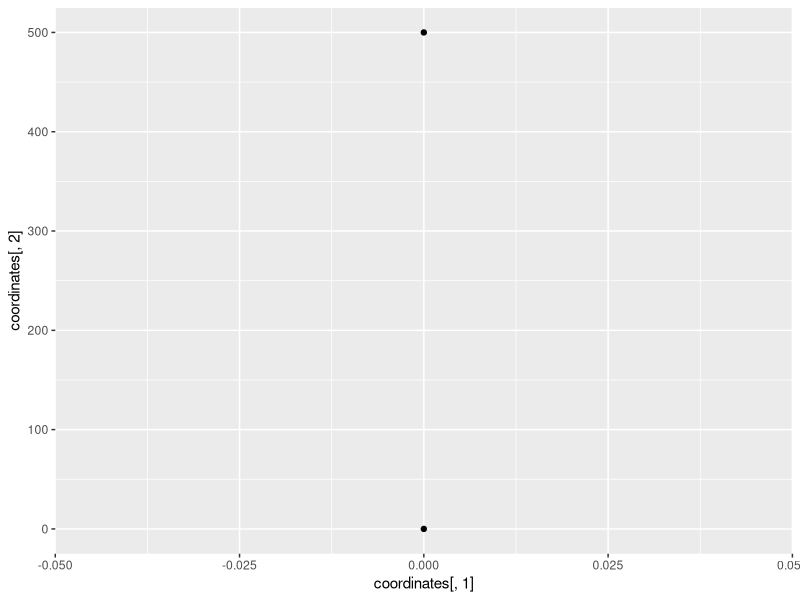

This figure's R source: (Note: this script raises an error after producing the figure.)
## ---- chunk 1
knitr::opts_chunk$set(echo = TRUE)
library(ggplot2)
library(ggforce)
## ---- chunk 2
draw_circles <- function(graph, new_t_indx) {
  for(i in 1:6) {
     graph <- graph + annotate("path",
     x=coordinates[i,1]+distances[i,new_t_indx]*cos(seq(0,2*pi,length.out=100)),
     y=coordinates[i,2]+distances[i,new_t_indx]*sin(seq(0,2*pi,length.out=100)))
  }
  graph
  x
  y
}
## ---- chunk 3
strs <- c("Hello dear", "Hi dear", "How was your day dear", "My day was good", "How was your class", "It was good how was yours")
similar_words <- c(2, 1, 1, 0, 0, 0, 
                   1, 2, 1, 0, 0, 0, 
                   1, 1, 5, 2, 3, 1, 
                   0, 0, 2, 4, 1, 2, 
                   0, 0, 3, 1, 4, 0, 
                   0, 0, 3, 2, 0, 6)
similar_words = matrix(similar_words, nrow=6, ncol=6)

max_lengths <- c(2, 2, 5, 4, 4, 6, 
                 2, 2, 5, 4, 4, 6, 
                 5, 5, 5, 5, 5, 6, 
                 4, 4, 5, 4, 4, 6,
                 4, 4, 5, 4, 4, 6, 
                 6, 6, 6, 6, 6, 6)
max_lengths <- matrix(max_lengths, nrow=6, ncol=6)

distances <- 1000* (1 - (similar_words / max_lengths))
distances <- matrix(distances, nrow=6, ncol=6)
distances

coordinates <- matrix(nrow=6, ncol=2)
coordinates[1,1] = 0
coordinates[1, 2] = 0
coordinates[2,1] =  0
coordinates[2, 2] = distances[2,1]

coordinates = data.frame(coordinates)
## ---- chunk 4
graph <- ggplot(data=coordinates, aes(x=coordinates[,1], y=coordinates[,2])) + geom_point()
draw_circles(graph, 2)

coordinates[3,2] <- .25

## ---- chunk 5
#Graph for positive .75
coordinates[3,1] <- .75
graph <- ggplot(data=coordinates, aes(x=coordinates[,1], y=coordinates[,2])) + geom_point()
draw_circles(graph, 4)
?prcomp
## ---- chunk 6
#Graph for negitive .75
coordinates[3,1] <- -.75
graph <- ggplot(data=coordinates, aes(x=coordinates[,1], y=coordinates[,2])) + geom_point()
draw_circles(graph, 4)
## ---- chunk 7
?princomp
fit <- princomp(distances)
summary(fit)
loadings(fit)
plot(fit, type='lines')
fit$scores
biplot(fit)
?biplot
distances
